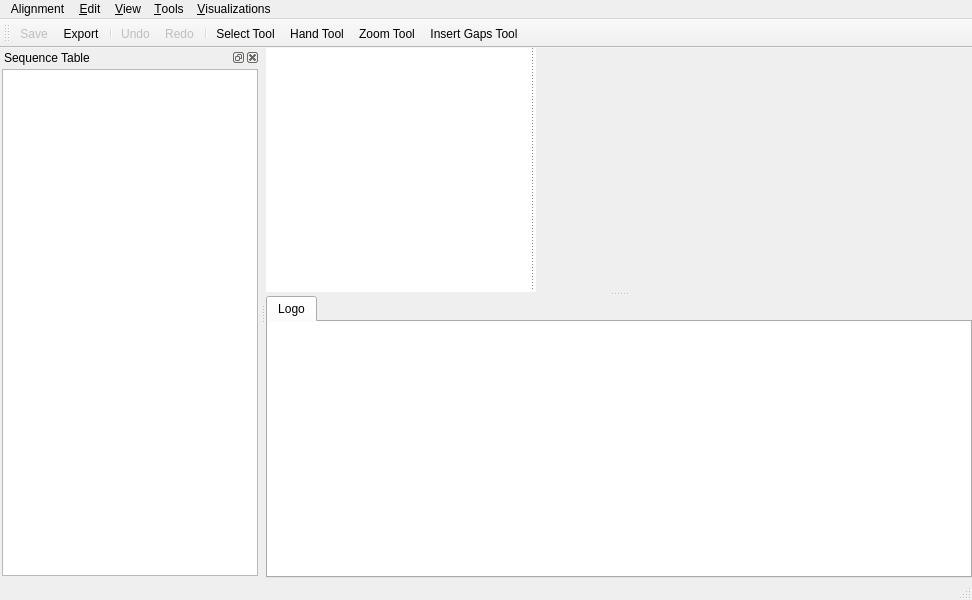
<?xml version="1.0" encoding="UTF-8"?>
<ui version="4.0">
 <class>MsaWindow</class>
 <widget class="QMainWindow" name="MsaWindow">
  <property name="geometry">
   <rect>
    <x>0</x>
    <y>0</y>
    <width>972</width>
    <height>600</height>
   </rect>
  </property>
  <property name="minimumSize">
   <size>
    <width>400</width>
    <height>300</height>
   </size>
  </property>
  <property name="windowTitle">
   <string>MainWindow</string>
  </property>
  <widget class="QWidget" name="centralwidget">
   <layout class="QHBoxLayout" name="horizontalLayout_3">
    <property name="spacing">
     <number>0</number>
    </property>
    <property name="margin">
     <number>0</number>
    </property>
    <item>
     <widget class="QSplitter" name="verticalSplitter">
      <property name="orientation">
       <enum>Qt::Vertical</enum>
      </property>
      <widget class="QWidget" name="layoutWidget">
       <layout class="QVBoxLayout" name="verticalLayout_">
        <item>
         <layout class="QHBoxLayout" name="labelMsaViewHorizontalLayout" stretch="0,0">
          <property name="spacing">
           <number>0</number>
          </property>
          <item>
           <widget class="MsaVertSelectionBar" name="msaVertSelectionBar" native="true">
            <property name="minimumSize">
             <size>
              <width>10</width>
              <height>0</height>
             </size>
            </property>
            <property name="autoFillBackground">
             <bool>false</bool>
            </property>
            <property name="styleSheet">
             <string notr="true">background: #fff;</string>
            </property>
           </widget>
          </item>
          <item>
           <widget class="QSplitter" name="horizontalSplitter">
            <property name="sizePolicy">
             <sizepolicy hsizetype="Expanding" vsizetype="Expanding">
              <horstretch>0</horstretch>
              <verstretch>0</verstretch>
             </sizepolicy>
            </property>
            <property name="styleSheet">
             <string notr="true">QSplitter::handle:horizontal
{
  background: white;
  border-left: 1px dotted #000;
}
QSplitter::handle:horizontal:hover
{
background: #ddd;
}</string>
            </property>
            <property name="orientation">
             <enum>Qt::Horizontal</enum>
            </property>
            <widget class="QWidget" name="holder" native="true">
             <property name="minimumSize">
              <size>
               <width>50</width>
               <height>0</height>
              </size>
             </property>
             <property name="styleSheet">
              <string notr="true">background: #fff;</string>
             </property>
             <layout class="QVBoxLayout" name="verticalLayout_2">
              <property name="spacing">
               <number>0</number>
              </property>
              <property name="margin">
               <number>0</number>
              </property>
              <item>
               <widget class="MsaTableView" name="labelView">
                <property name="minimumSize">
                 <size>
                  <width>100</width>
                  <height>0</height>
                 </size>
                </property>
                <property name="frameShape">
                 <enum>QFrame::NoFrame</enum>
                </property>
                <property name="verticalScrollBarPolicy">
                 <enum>Qt::ScrollBarAlwaysOff</enum>
                </property>
                <property name="horizontalScrollBarPolicy">
                 <enum>Qt::ScrollBarAlwaysOff</enum>
                </property>
                <property name="dragDropMode">
                 <enum>QAbstractItemView::DragDrop</enum>
                </property>
                <property name="defaultDropAction">
                 <enum>Qt::MoveAction</enum>
                </property>
                <property name="selectionMode">
                 <enum>QAbstractItemView::ExtendedSelection</enum>
                </property>
                <property name="verticalScrollMode">
                 <enum>QAbstractItemView::ScrollPerPixel</enum>
                </property>
                <property name="horizontalScrollMode">
                 <enum>QAbstractItemView::ScrollPerPixel</enum>
                </property>
                <property name="showGrid">
                 <bool>false</bool>
                </property>
                <attribute name="horizontalHeaderVisible">
                 <bool>false</bool>
                </attribute>
                <attribute name="verticalHeaderVisible">
                 <bool>false</bool>
                </attribute>
               </widget>
              </item>
              <item>
               <widget class="QWidget" name="bottomMarginWidgetContainer_" native="true"/>
              </item>
             </layout>
            </widget>
            <widget class="SinglePixmapMsaView" name="msaView" native="true">
             <property name="sizePolicy">
              <sizepolicy hsizetype="Preferred" vsizetype="Expanding">
               <horstretch>1</horstretch>
               <verstretch>1</verstretch>
              </sizepolicy>
             </property>
             <property name="contextMenuPolicy">
              <enum>Qt::NoContextMenu</enum>
             </property>
             <property name="styleSheet">
              <string notr="true">QAbstractScrollArea {
  border: 0 solid #000;
  background: #fff;
}</string>
             </property>
            </widget>
           </widget>
          </item>
         </layout>
        </item>
       </layout>
      </widget>
      <widget class="QTabWidget" name="tabWidget">
       <property name="sizePolicy">
        <sizepolicy hsizetype="Expanding" vsizetype="Maximum">
         <horstretch>0</horstretch>
         <verstretch>0</verstretch>
        </sizepolicy>
       </property>
       <property name="minimumSize">
        <size>
         <width>0</width>
         <height>0</height>
        </size>
       </property>
       <property name="tabShape">
        <enum>QTabWidget::Rounded</enum>
       </property>
       <property name="currentIndex">
        <number>0</number>
       </property>
       <property name="tabsClosable">
        <bool>false</bool>
       </property>
       <widget class="QWidget" name="logoTab">
        <attribute name="title">
         <string>Logo</string>
        </attribute>
        <layout class="QHBoxLayout" name="horizontalLayout">
         <property name="margin">
          <number>0</number>
         </property>
         <item>
          <widget class="QGraphicsView" name="logoGraphicsView">
           <property name="sizePolicy">
            <sizepolicy hsizetype="Expanding" vsizetype="Minimum">
             <horstretch>0</horstretch>
             <verstretch>0</verstretch>
            </sizepolicy>
           </property>
           <property name="contextMenuPolicy">
            <enum>Qt::CustomContextMenu</enum>
           </property>
           <property name="frameShape">
            <enum>QFrame::NoFrame</enum>
           </property>
           <property name="backgroundBrush">
            <brush brushstyle="SolidPattern">
             <color alpha="255">
              <red>255</red>
              <green>255</green>
              <blue>255</blue>
             </color>
            </brush>
           </property>
           <property name="alignment">
            <set>Qt::AlignBottom|Qt::AlignLeading|Qt::AlignLeft</set>
           </property>
           <property name="renderHints">
            <set>QPainter::Antialiasing</set>
           </property>
           <property name="transformationAnchor">
            <enum>QGraphicsView::NoAnchor</enum>
           </property>
          </widget>
         </item>
        </layout>
       </widget>
      </widget>
     </widget>
    </item>
   </layout>
  </widget>
  <widget class="QMenuBar" name="menubar">
   <property name="geometry">
    <rect>
     <x>0</x>
     <y>0</y>
     <width>972</width>
     <height>23</height>
    </rect>
   </property>
   <widget class="QMenu" name="menuAlignment">
    <property name="title">
     <string>Alignment</string>
    </property>
    <addaction name="actionSave"/>
    <addaction name="actionSaveImage"/>
    <addaction name="actionExport"/>
    <addaction name="actionClose"/>
   </widget>
   <widget class="QMenu" name="menu_Edit">
    <property name="title">
     <string>&amp;Edit</string>
    </property>
    <addaction name="actionUndo"/>
    <addaction name="actionRedo"/>
    <addaction name="separator"/>
    <addaction name="separator"/>
    <addaction name="actionTrimRowsLeft"/>
    <addaction name="actionTrimRowsRight"/>
    <addaction name="actionExtendRowsLeft"/>
    <addaction name="actionExtendRowsRight"/>
    <addaction name="actionLevelRowsLeft"/>
    <addaction name="actionLevelRowsRight"/>
    <addaction name="actionCollapseLeft"/>
    <addaction name="actionCollapseRight"/>
    <addaction name="separator"/>
    <addaction name="actionRemoveAllGapColumns"/>
    <addaction name="separator"/>
    <addaction name="actionSelectAll"/>
    <addaction name="actionDeselectAll"/>
   </widget>
   <widget class="QMenu" name="menu_View">
    <property name="title">
     <string>&amp;View</string>
    </property>
    <widget class="QMenu" name="menuZoom">
     <property name="title">
      <string>&amp;Zoom</string>
     </property>
     <addaction name="actionZoomIn"/>
     <addaction name="actionZoomOut"/>
     <addaction name="separator"/>
     <addaction name="actionZoom1_1"/>
     <addaction name="actionZoom1_2"/>
     <addaction name="actionZoom2_1"/>
    </widget>
    <addaction name="menuZoom"/>
    <addaction name="separator"/>
   </widget>
   <widget class="QMenu" name="menu_Visualizations">
    <property name="title">
     <string>&amp;Visualizations</string>
    </property>
   </widget>
   <widget class="QMenu" name="menu_Tools">
    <property name="title">
     <string>&amp;Tools</string>
    </property>
    <addaction name="action_SelectTool"/>
    <addaction name="action_HandTool"/>
    <addaction name="action_ZoomTool"/>
    <addaction name="action_GapTool"/>
   </widget>
   <addaction name="menuAlignment"/>
   <addaction name="menu_Edit"/>
   <addaction name="menu_View"/>
   <addaction name="menu_Tools"/>
   <addaction name="menu_Visualizations"/>
  </widget>
  <widget class="QStatusBar" name="statusbar"/>
  <widget class="QToolBar" name="toolBar">
   <property name="windowTitle">
    <string>toolBar</string>
   </property>
   <attribute name="toolBarArea">
    <enum>TopToolBarArea</enum>
   </attribute>
   <attribute name="toolBarBreak">
    <bool>false</bool>
   </attribute>
   <addaction name="actionSave"/>
   <addaction name="actionExport"/>
   <addaction name="separator"/>
   <addaction name="actionUndo"/>
   <addaction name="actionRedo"/>
   <addaction name="separator"/>
   <addaction name="action_SelectTool"/>
   <addaction name="action_HandTool"/>
   <addaction name="action_ZoomTool"/>
   <addaction name="action_GapTool"/>
  </widget>
  <widget class="QDockWidget" name="subseqTableDockWidget">
   <property name="minimumSize">
    <size>
     <width>113</width>
     <height>118</height>
    </size>
   </property>
   <property name="floating">
    <bool>false</bool>
   </property>
   <property name="features">
    <set>QDockWidget::AllDockWidgetFeatures</set>
   </property>
   <property name="windowTitle">
    <string>Sequence Table</string>
   </property>
   <attribute name="dockWidgetArea">
    <number>1</number>
   </attribute>
   <widget class="QWidget" name="dockWidgetContents">
    <layout class="QVBoxLayout" name="verticalLayout">
     <property name="margin">
      <number>2</number>
     </property>
     <item>
      <widget class="QTableView" name="subseqTableView">
       <property name="dragDropMode">
        <enum>QAbstractItemView::DragDrop</enum>
       </property>
       <property name="defaultDropAction">
        <enum>Qt::MoveAction</enum>
       </property>
       <property name="selectionMode">
        <enum>QAbstractItemView::ExtendedSelection</enum>
       </property>
       <property name="verticalScrollMode">
        <enum>QAbstractItemView::ScrollPerPixel</enum>
       </property>
       <property name="horizontalScrollMode">
        <enum>QAbstractItemView::ScrollPerPixel</enum>
       </property>
       <property name="showGrid">
        <bool>false</bool>
       </property>
       <property name="sortingEnabled">
        <bool>true</bool>
       </property>
       <attribute name="horizontalHeaderDefaultSectionSize">
        <number>100</number>
       </attribute>
       <attribute name="horizontalHeaderShowSortIndicator" stdset="0">
        <bool>false</bool>
       </attribute>
       <attribute name="verticalHeaderDefaultSectionSize">
        <number>22</number>
       </attribute>
      </widget>
     </item>
    </layout>
   </widget>
  </widget>
  <action name="actionSave">
   <property name="enabled">
    <bool>false</bool>
   </property>
   <property name="icon">
    <iconset resource="../../resources.qrc">
     <normaloff>:/aliases/images/icons/document-save</normaloff>:/aliases/images/icons/document-save</iconset>
   </property>
   <property name="text">
    <string>Save</string>
   </property>
   <property name="shortcut">
    <string>Ctrl+S</string>
   </property>
  </action>
  <action name="actionTrimRowsLeft">
   <property name="text">
    <string>Trim Rows Left</string>
   </property>
   <property name="shortcut">
    <string>D</string>
   </property>
  </action>
  <action name="actionUndo">
   <property name="enabled">
    <bool>false</bool>
   </property>
   <property name="icon">
    <iconset resource="../../resources.qrc">
     <normaloff>:/aliases/images/icons/edit-undo</normaloff>:/aliases/images/icons/edit-undo</iconset>
   </property>
   <property name="text">
    <string>&amp;Undo</string>
   </property>
   <property name="shortcut">
    <string>Ctrl+Z</string>
   </property>
  </action>
  <action name="actionRedo">
   <property name="enabled">
    <bool>false</bool>
   </property>
   <property name="icon">
    <iconset resource="../../resources.qrc">
     <normaloff>:/aliases/images/icons/edit-redo</normaloff>:/aliases/images/icons/edit-redo</iconset>
   </property>
   <property name="text">
    <string>&amp;Redo</string>
   </property>
   <property name="shortcut">
    <string>Ctrl+Shift+Z</string>
   </property>
  </action>
  <action name="actionTrimRowsRight">
   <property name="text">
    <string>Trim Rows Right</string>
   </property>
   <property name="shortcut">
    <string>G</string>
   </property>
  </action>
  <action name="actionExtendRowsLeft">
   <property name="text">
    <string>Extend Rows Left</string>
   </property>
   <property name="shortcut">
    <string>E</string>
   </property>
  </action>
  <action name="actionExtendRowsRight">
   <property name="text">
    <string>Extend Rows Right</string>
   </property>
   <property name="shortcut">
    <string>T</string>
   </property>
  </action>
  <action name="actionLevelRowsLeft">
   <property name="text">
    <string>Level Rows Left</string>
   </property>
   <property name="shortcut">
    <string>C</string>
   </property>
  </action>
  <action name="actionLevelRowsRight">
   <property name="text">
    <string>Level Rows Right</string>
   </property>
   <property name="shortcut">
    <string>B</string>
   </property>
  </action>
  <action name="actionRemoveAllGapColumns">
   <property name="icon">
    <iconset resource="../../resources.qrc">
     <normaloff>:/aliases/images/icons/edit-table-delete-column</normaloff>:/aliases/images/icons/edit-table-delete-column</iconset>
   </property>
   <property name="text">
    <string>Remove All Gap Columns</string>
   </property>
   <property name="shortcut">
    <string>Ctrl+G</string>
   </property>
  </action>
  <action name="actionCollapseLeft">
   <property name="text">
    <string>Collapse Selection Left</string>
   </property>
   <property name="shortcut">
    <string>,</string>
   </property>
  </action>
  <action name="actionCollapseRight">
   <property name="text">
    <string>Collapse Selection Right</string>
   </property>
   <property name="shortcut">
    <string>.</string>
   </property>
  </action>
  <action name="action_SelectTool">
   <property name="checkable">
    <bool>true</bool>
   </property>
   <property name="icon">
    <iconset resource="../../resources.qrc">
     <normaloff>:/aliases/images/icons/edit-select</normaloff>:/aliases/images/icons/edit-select</iconset>
   </property>
   <property name="text">
    <string>Select Tool</string>
   </property>
   <property name="shortcut">
    <string>F1</string>
   </property>
  </action>
  <action name="action_HandTool">
   <property name="checkable">
    <bool>true</bool>
   </property>
   <property name="icon">
    <iconset resource="../../resources.qrc">
     <normaloff>:/aliases/images/cursors/hand-tool</normaloff>:/aliases/images/cursors/hand-tool</iconset>
   </property>
   <property name="text">
    <string>Hand Tool</string>
   </property>
   <property name="shortcut">
    <string>F2</string>
   </property>
  </action>
  <action name="action_ZoomTool">
   <property name="checkable">
    <bool>true</bool>
   </property>
   <property name="icon">
    <iconset resource="../../resources.qrc">
     <normaloff>:/resources/images/icons/seanau/Zoom tool.png</normaloff>:/resources/images/icons/seanau/Zoom tool.png</iconset>
   </property>
   <property name="text">
    <string>Zoom Tool</string>
   </property>
   <property name="shortcut">
    <string>F3</string>
   </property>
  </action>
  <action name="action_GapTool">
   <property name="checkable">
    <bool>true</bool>
   </property>
   <property name="icon">
    <iconset resource="../../resources.qrc">
     <normaloff>:/aliases/images/icons/gap-tool</normaloff>:/aliases/images/icons/gap-tool</iconset>
   </property>
   <property name="text">
    <string>Insert Gaps Tool</string>
   </property>
   <property name="toolTip">
    <string>Insert gap columns</string>
   </property>
   <property name="shortcut">
    <string>F4</string>
   </property>
  </action>
  <action name="actionSelectAll">
   <property name="icon">
    <iconset resource="../../resources.qrc">
     <normaloff>:/aliases/images/icons/edit-select-all</normaloff>:/aliases/images/icons/edit-select-all</iconset>
   </property>
   <property name="text">
    <string>Select All</string>
   </property>
   <property name="toolTip">
    <string>Selects the entire alignment</string>
   </property>
   <property name="shortcut">
    <string>Ctrl+A</string>
   </property>
  </action>
  <action name="actionDeselectAll">
   <property name="icon">
    <iconset resource="../../resources.qrc">
     <normaloff>:/aliases/images/icons/deselect-all</normaloff>:/aliases/images/icons/deselect-all</iconset>
   </property>
   <property name="text">
    <string>Deselect All</string>
   </property>
   <property name="toolTip">
    <string>Clears any selection </string>
   </property>
   <property name="shortcut">
    <string>Ctrl+Shift+A</string>
   </property>
  </action>
  <action name="actionClose">
   <property name="icon">
    <iconset resource="../../resources.qrc">
     <normaloff>:/aliases/images/icons/document-close</normaloff>:/aliases/images/icons/document-close</iconset>
   </property>
   <property name="text">
    <string>Close</string>
   </property>
   <property name="shortcut">
    <string>Ctrl+W</string>
   </property>
  </action>
  <action name="actionZoomIn">
   <property name="icon">
    <iconset resource="../../resources.qrc">
     <normaloff>:/resources/images/icons/seanau/Zoom in-A.png</normaloff>:/resources/images/icons/seanau/Zoom in-A.png</iconset>
   </property>
   <property name="text">
    <string>Zoom In</string>
   </property>
  </action>
  <action name="actionZoomOut">
   <property name="icon">
    <iconset resource="../../resources.qrc">
     <normaloff>:/resources/images/icons/seanau/Zoom out-A.png</normaloff>:/resources/images/icons/seanau/Zoom out-A.png</iconset>
   </property>
   <property name="text">
    <string>Zoom Out</string>
   </property>
   <property name="shortcut">
    <string>-</string>
   </property>
  </action>
  <action name="actionZoom1_1">
   <property name="text">
    <string>Zoom 1:&amp;1</string>
   </property>
   <property name="shortcut">
    <string>1</string>
   </property>
  </action>
  <action name="actionZoom1_2">
   <property name="text">
    <string>Zoom 1:&amp;2</string>
   </property>
   <property name="shortcut">
    <string>2</string>
   </property>
  </action>
  <action name="actionZoom2_1">
   <property name="text">
    <string>Zoom 2:1</string>
   </property>
  </action>
  <action name="actionExport">
   <property name="icon">
    <iconset resource="../../resources.qrc">
     <normaloff>:/resources/images/icons/seanau/File export.png</normaloff>:/resources/images/icons/seanau/File export.png</iconset>
   </property>
   <property name="text">
    <string>Export...</string>
   </property>
  </action>
  <action name="actionSaveImage">
   <property name="icon">
    <iconset resource="../../resources.qrc">
     <normaloff>:/resources/images/icons/seanau/Image_Photo.png</normaloff>:/resources/images/icons/seanau/Image_Photo.png</iconset>
   </property>
   <property name="text">
    <string>Save Image...</string>
   </property>
   <property name="toolTip">
    <string>Save Image</string>
   </property>
  </action>
 </widget>
 <customwidgets>
  <customwidget>
   <class>SinglePixmapMsaView</class>
   <extends>QWidget</extends>
   <header>gui/widgets/SinglePixmapMsaView.h</header>
   <container>1</container>
  </customwidget>
  <customwidget>
   <class>MsaVertSelectionBar</class>
   <extends>QWidget</extends>
   <header>gui/widgets/MsaVertSelectionBar.h</header>
   <container>1</container>
  </customwidget>
  <customwidget>
   <class>MsaTableView</class>
   <extends>QTableView</extends>
   <header>gui/widgets/MsaTableView.h</header>
  </customwidget>
 </customwidgets>
 <resources>
  <include location="../../resources.qrc"/>
 </resources>
 <connections/>
</ui>
